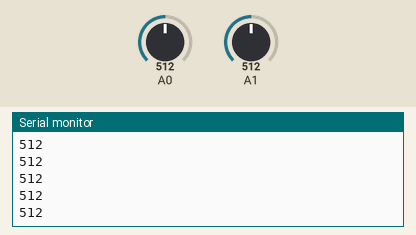
The sketch below on a simulated Arduino Uno, built with avr-gcc and run on an emulated ATmega328P. On the bench: the last lines printed to the serial monitor. The inputs (shaded band) are chosen by the test bench; at power-on: A0 = 512, A1 = 512.

Above: at 1.2 s.
1.3 s: A0 set to 716
At 2.3 s:
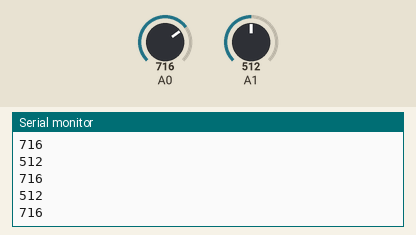
2.8 s: A1 set to 306
At 3.6 s:
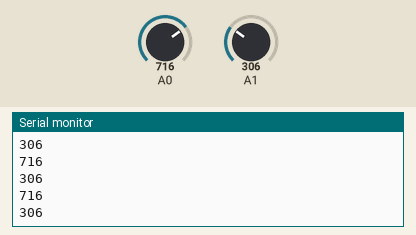
4.3 s: A0 set to 900
At 4.8 s:
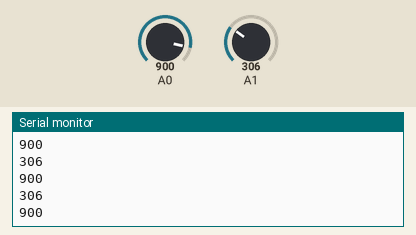
5.8 s: A1 set to 122
At 6.5 s:
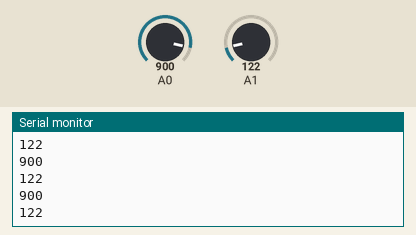
Timing chart, 0 to 8.3 s (numbered marks = the images above; inputs shaded):
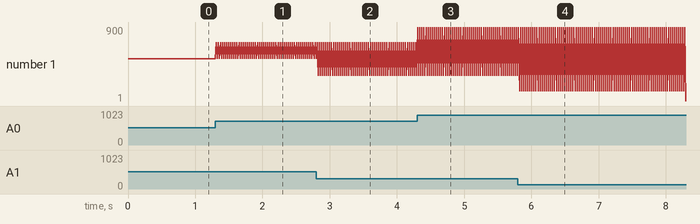

The sketch:

Lab9.ino
```cpp
// CS-362 Lab 9 ///
// Name: Fnu Nousheerwan //
// Netid: fnoush2 //
// UIN: 659029851 //

//*******************************************************************************************
// ----------------------------------- Lab 9 Description ------------------------------------
// Connect two analog devices to the arduino and plot the data received on the computer using
// processing.
// Data could be displayed in two separate graphs or both on one graph.
// Some analog devices that you might already have include:
//   • potentiometer
//   • photo resistor

// ---------------------------------- Lab 9 Description -------------------------------------
//*******************************************************************************************


// *********** Reference *****************
//  http://www.arduino.cc/en/Tutorial/Graph

// *********** Reference *****************


void setup() {
  // initializing the serial communication:
  Serial.begin(9600);
}

void loop() {
  // send the value of analog input 0:
  Serial.println(analogRead(A0));
  delay(15);

  // Reading in the second analog value
   Serial.println(analogRead(A1));
   delay(15);


}
```

Measured:
- after the input at 1.3 s, the serial monitor: prints a new line at once (image 1)
- after the input at 2.8 s, the serial monitor: prints a new line at once (image 2)
- after the input at 4.3 s, the serial monitor: prints a new line at once (image 3)
- after the input at 5.8 s, the serial monitor: prints a new line at once (image 4)
- plotted number 1: 512 → 306 after the input at 2.8 s, 306 → 1 after the input at 5.8 s
